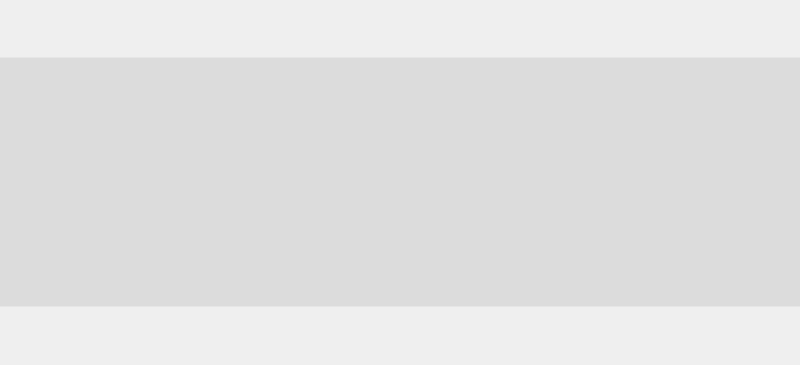
<?xml version="1.0" encoding="UTF-8"?>
<ui version="4.0">
 <class>AutoPartWidget</class>
 <widget class="QWidget" name="AutoPartWidget">
  <property name="geometry">
   <rect>
    <x>0</x>
    <y>0</y>
    <width>800</width>
    <height>365</height>
   </rect>
  </property>
  <property name="windowTitle">
   <string/>
  </property>
  <property name="styleSheet">
   <string notr="true"/>
  </property>
  <layout class="QGridLayout" name="gridLayout_2">
   <property name="horizontalSpacing">
    <number>0</number>
   </property>
   <property name="verticalSpacing">
    <number>30</number>
   </property>
   <property name="margin">
    <number>0</number>
   </property>
   <item row="0" column="0">
    <widget class="QFrame" name="frame">
     <property name="sizePolicy">
      <sizepolicy hsizetype="Expanding" vsizetype="Maximum">
       <horstretch>0</horstretch>
       <verstretch>0</verstretch>
      </sizepolicy>
     </property>
     <property name="minimumSize">
      <size>
       <width>600</width>
       <height>250</height>
      </size>
     </property>
     <property name="maximumSize">
      <size>
       <width>16777215</width>
       <height>250</height>
      </size>
     </property>
     <property name="styleSheet">
      <string notr="true">#frame{
background-color: rgba(0, 0, 0, 20);
border-top: 1px solid rgba(255, 255, 255, 75);/*white*/
border-bottom: 1px solid rgba(255, 255, 255, 75);/*white*/
background-repeat: no-repeat;
}


QListView {
show-decoration-selected: 1; /* make the selection span the entire width of the view */
}

QListView{
background-color: rgba(0, 0, 0, 0);
border-radius:2px;
color:white;
}

QListView::item {
border-radius:2;
background-color:qlineargradient(spread:pad, x1:0, y1:0, x2:1, y2:0, stop:0 rgba(0, 0, 0, 0));
color: rgb(220, 220, 220);
padding:5
}

QListView::item:hover {
border-radius:2;
color:white;
}

QListView::item:selected {
border-radius:2;
background-color:qlineargradient(spread:pad, x1:0, y1:0, x2:1, y2:0, stop:0 rgba(52, 52, 52, 50));
color:white;
}</string>
     </property>
     <property name="frameShape">
      <enum>QFrame::NoFrame</enum>
     </property>
     <property name="frameShadow">
      <enum>QFrame::Plain</enum>
     </property>
     <property name="lineWidth">
      <number>0</number>
     </property>
     <layout class="QGridLayout" name="gridLayout_4">
      <property name="leftMargin">
       <number>0</number>
      </property>
      <property name="topMargin">
       <number>10</number>
      </property>
      <property name="rightMargin">
       <number>0</number>
      </property>
      <property name="bottomMargin">
       <number>10</number>
      </property>
      <property name="horizontalSpacing">
       <number>30</number>
      </property>
      <property name="verticalSpacing">
       <number>0</number>
      </property>
      <item row="0" column="2">
       <layout class="QHBoxLayout" name="horizontalLayout_2">
        <property name="spacing">
         <number>30</number>
        </property>
        <item>
         <widget class="QLabel" name="pix">
          <property name="maximumSize">
           <size>
            <width>230</width>
            <height>16777215</height>
           </size>
          </property>
          <property name="text">
           <string/>
          </property>
          <property name="pixmap">
           <pixmap>:/gui/pics/partitionmanager-big.png</pixmap>
          </property>
          <property name="scaledContents">
           <bool>false</bool>
          </property>
          <property name="wordWrap">
           <bool>false</bool>
          </property>
         </widget>
        </item>
        <item>
         <widget class="QListWidget" name="autopartType">
          <property name="sizePolicy">
           <sizepolicy hsizetype="Fixed" vsizetype="Preferred">
            <horstretch>0</horstretch>
            <verstretch>0</verstretch>
           </sizepolicy>
          </property>
          <property name="minimumSize">
           <size>
            <width>0</width>
            <height>0</height>
           </size>
          </property>
          <property name="maximumSize">
           <size>
            <width>16777215</width>
            <height>165</height>
           </size>
          </property>
          <property name="styleSheet">
           <string notr="true">#autopartType{
background-color: rgba(255, 255, 255, 0);
color: white;
border:0px;
font-size: 14px;
text-decoration: normal;
}</string>
          </property>
          <property name="frameShape">
           <enum>QFrame::NoFrame</enum>
          </property>
          <property name="lineWidth">
           <number>0</number>
          </property>
          <property name="verticalScrollBarPolicy">
           <enum>Qt::ScrollBarAlwaysOff</enum>
          </property>
          <property name="horizontalScrollBarPolicy">
           <enum>Qt::ScrollBarAlwaysOff</enum>
          </property>
          <property name="autoScroll">
           <bool>true</bool>
          </property>
          <property name="autoScrollMargin">
           <number>16</number>
          </property>
          <property name="alternatingRowColors">
           <bool>false</bool>
          </property>
          <property name="iconSize">
           <size>
            <width>30</width>
            <height>30</height>
           </size>
          </property>
          <property name="flow">
           <enum>QListView::TopToBottom</enum>
          </property>
          <property name="isWrapping" stdset="0">
           <bool>false</bool>
          </property>
          <property name="resizeMode">
           <enum>QListView::Adjust</enum>
          </property>
          <property name="layoutMode">
           <enum>QListView::SinglePass</enum>
          </property>
          <property name="spacing">
           <number>0</number>
          </property>
          <property name="modelColumn">
           <number>0</number>
          </property>
          <property name="uniformItemSizes">
           <bool>false</bool>
          </property>
          <property name="batchSize">
           <number>100</number>
          </property>
          <property name="sortingEnabled">
           <bool>false</bool>
          </property>
          <item>
           <property name="text">
            <string>Use All Disk</string>
           </property>
           <property name="icon">
            <iconset>
             <normaloff>:/gui/pics/partscheme-all.png</normaloff>:/gui/pics/partscheme-all.png</iconset>
           </property>
          </item>
          <item>
           <property name="text">
            <string>Shrink Current System</string>
           </property>
           <property name="icon">
            <iconset>
             <normaloff>:/gui/pics/partscheme-shrink.png</normaloff>:/gui/pics/partscheme-shrink.png</iconset>
           </property>
          </item>
          <item>
           <property name="text">
            <string>Use Free Space</string>
           </property>
           <property name="icon">
            <iconset>
             <normaloff>:/gui/pics/partscheme-freespace.png</normaloff>:/gui/pics/partscheme-freespace.png</iconset>
           </property>
          </item>
          <item>
           <property name="text">
            <string>Manual Partitioning</string>
           </property>
           <property name="icon">
            <iconset>
             <normaloff>:/gui/pics/partscheme-all.png</normaloff>:/gui/pics/partscheme-all.png</iconset>
           </property>
          </item>
         </widget>
        </item>
       </layout>
      </item>
      <item row="0" column="3">
       <spacer name="horizontalSpacer_2">
        <property name="orientation">
         <enum>Qt::Horizontal</enum>
        </property>
        <property name="sizeHint" stdset="0">
         <size>
          <width>40</width>
          <height>20</height>
         </size>
        </property>
       </spacer>
      </item>
      <item row="0" column="0">
       <spacer name="horizontalSpacer">
        <property name="orientation">
         <enum>Qt::Horizontal</enum>
        </property>
        <property name="sizeHint" stdset="0">
         <size>
          <width>40</width>
          <height>20</height>
         </size>
        </property>
       </spacer>
      </item>
     </layout>
    </widget>
   </item>
  </layout>
 </widget>
 <resources>
  <include location="../../data.qrc"/>
 </resources>
 <connections/>
</ui>
